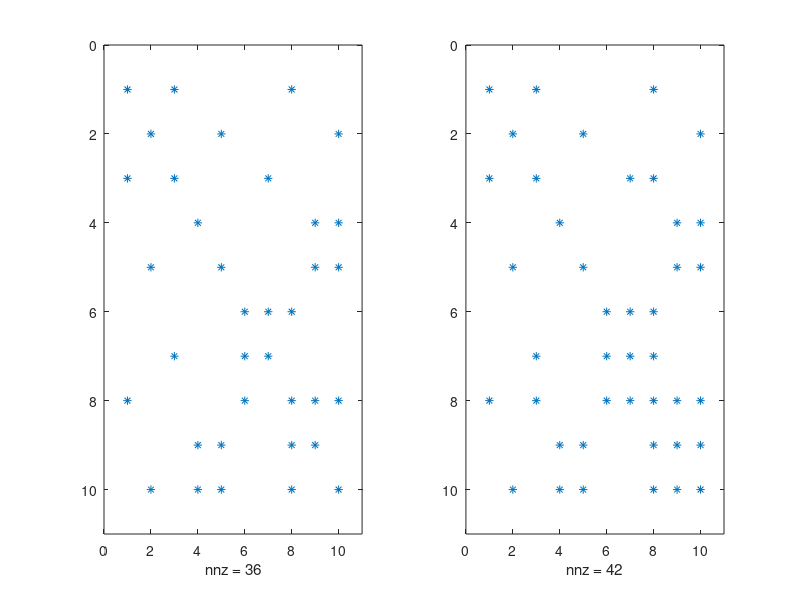

Recreate this plot in MATLAB.
function chol_example
%CHOL_EXAMPLE simple Cholesky factorization example
% Example
%   chol_example
% See also: testall

% Copyright 2006-2012, Timothy A. Davis, http://www.suitesparse.com

D = 10 ;
X = 1 ;
o = 0 ;

A = sparse ([
D o X o o o o X o o
o D o o X o o o o X
X o D o o o X o o o
o o o D o o o o X X
o X o o D o o o X X
o o o o o D X X o o
o o X o o X D o o o
X o o o o X o D X X
o o o X X o o X D o
o X o X X o o X o D ]) ;

disp ('A = ') ; disp (A) ;

L = chol(A)' ;

disp ('L = ') ; disp (L) ;

clf
subplot (1,2,1) ; spy (A) ;
subplot (1,2,2) ; spy (L+L') ;
